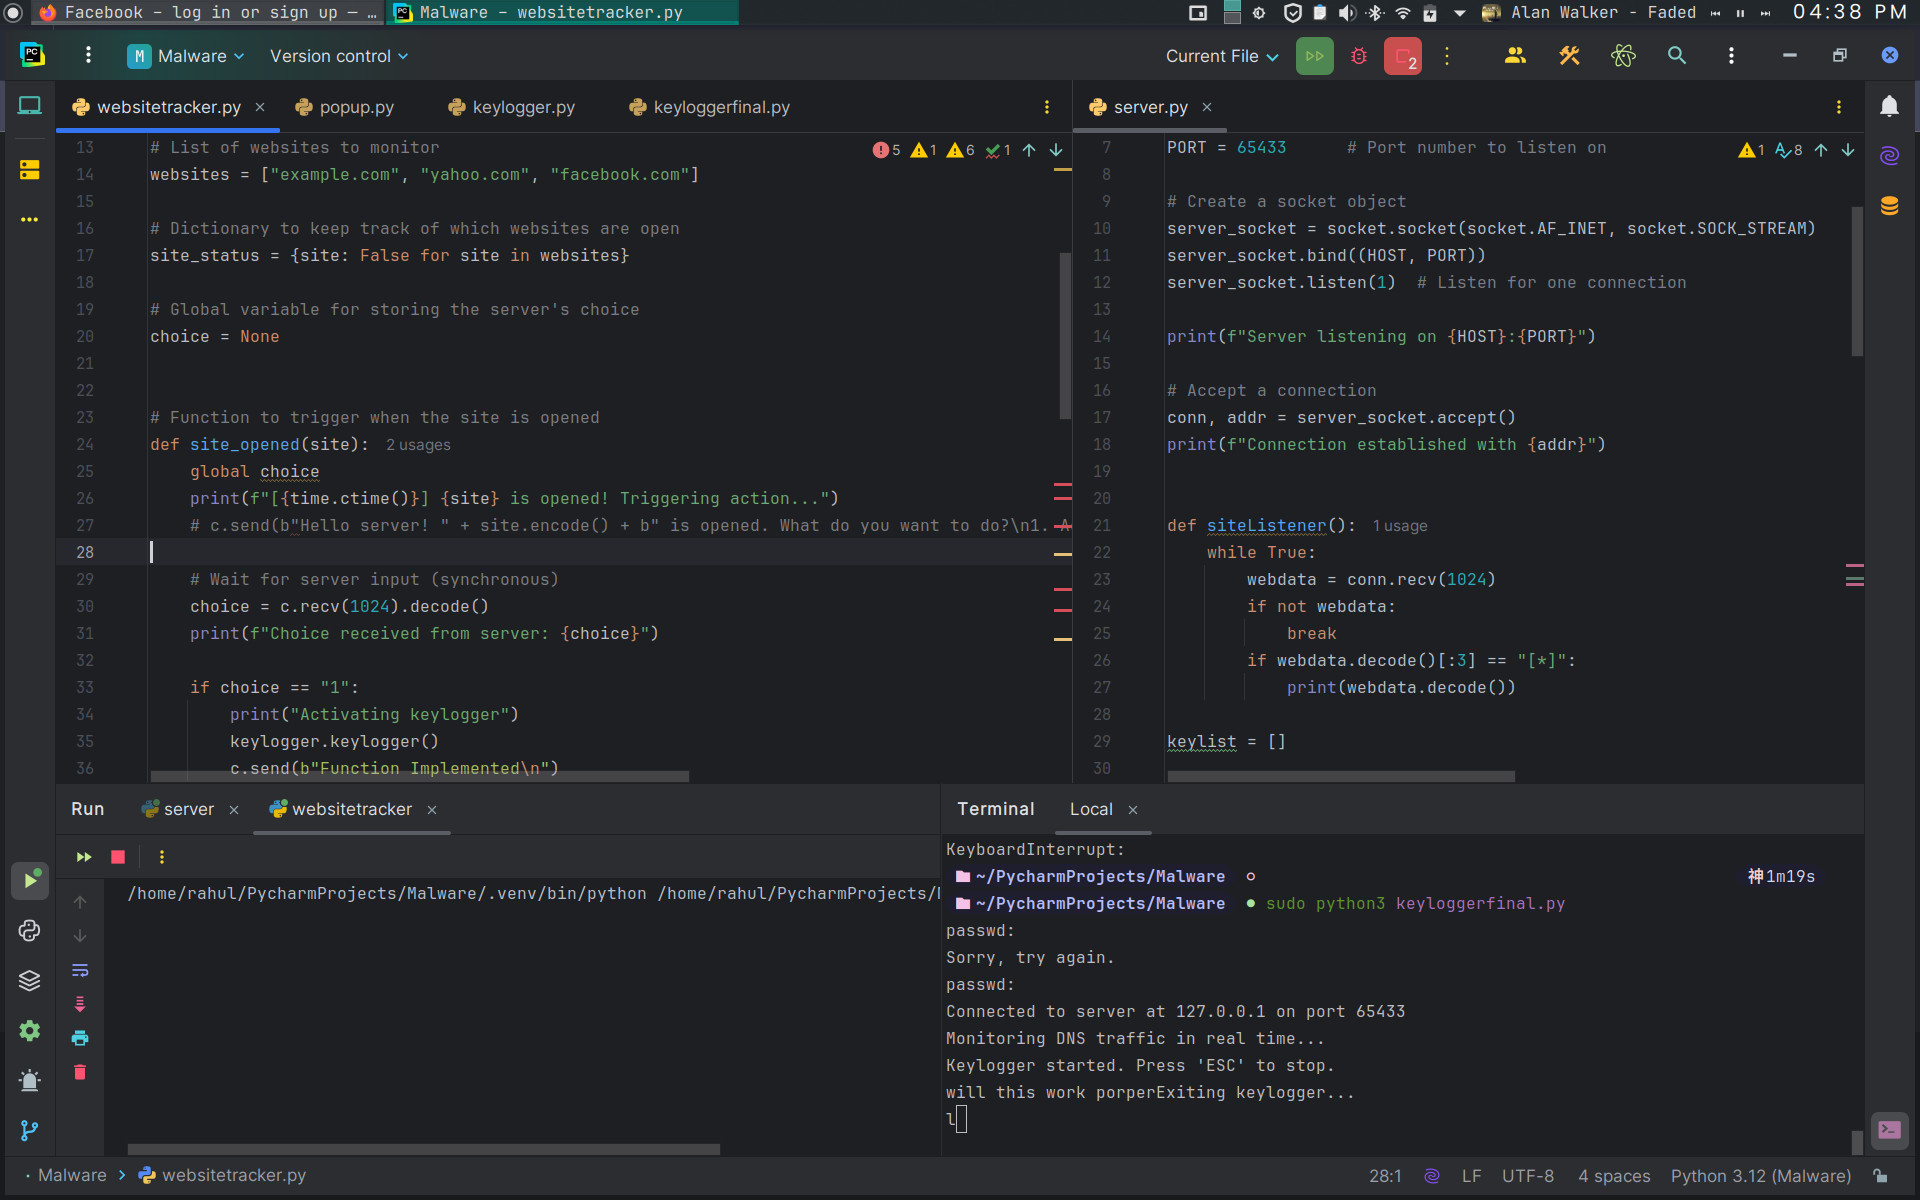

Write the Python code that produced this figure.
import pyautogui

def take_screenshot():
    # Take a screenshot using pyautogui
    screenshot = pyautogui.screenshot()

    # Save the screenshot
    screenshot.save("screenshot.png")

take_screenshot()
